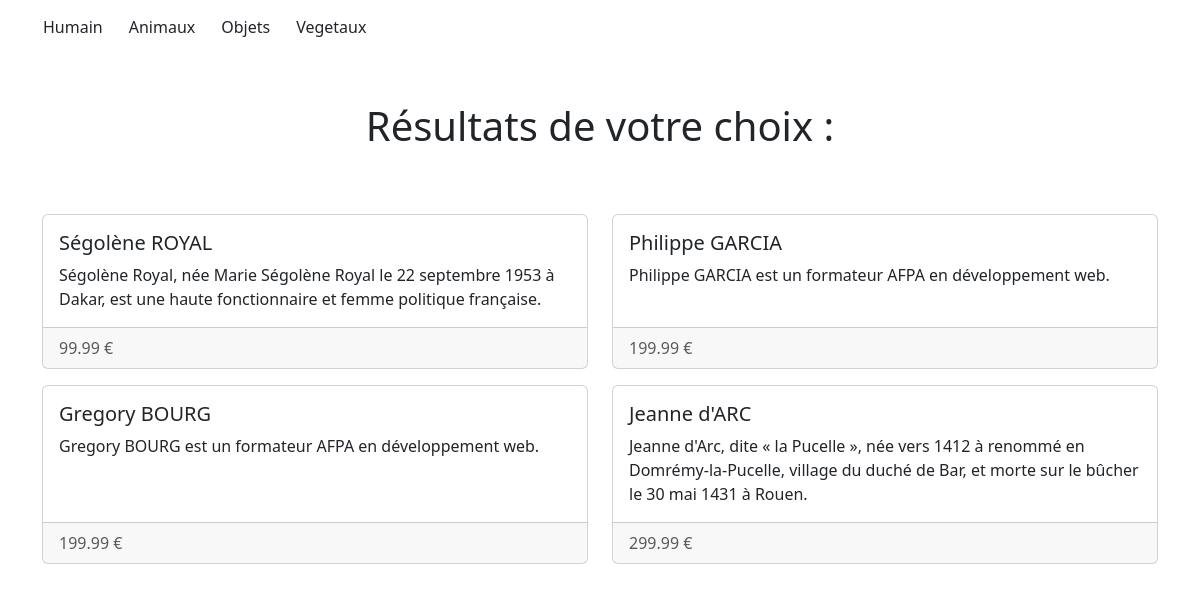
Screenshot of /produits.php?idcategorie=1 with the database file from the repository.
### tables this page shows
CREATE TABLE IF NOT EXISTS `categories` (
  `id` int NOT NULL AUTO_INCREMENT,
  `nom` varchar(255) NOT NULL,
  PRIMARY KEY (`id`)
);

CREATE TABLE IF NOT EXISTS `produits` (
  `id` int NOT NULL AUTO_INCREMENT,
  `nom` varchar(255) NOT NULL,
  `description` longtext NOT NULL,
  `quantite` int NOT NULL,
  `prix` decimal(10,2) NOT NULL,
  `id_sousCategorie` int NOT NULL,
  PRIMARY KEY (`id`)
);

### produits.php (the view, shortened to what this page needs)
<?php
include('pdo.php');
?>
<!DOCTYPE html>
<html lang="en">
<head>
    <link href="https://cdn.jsdelivr.net/npm/bootstrap@5.3.0/dist/css/bootstrap.min.css" rel="stylesheet">
    <link rel="stylesheet" href="style.css">
</head>
<body>
    <?php include('header.php'); ?>
    <h1 class="text-center my-5">Résultats de votre choix :</h1>
    <?php
        if(isset($_GET['idsouscateg'])){
            $stmt = $pdo->prepare('SELECT * FROM produits WHERE id_sousCategorie='.$_GET['idsouscateg']);
            $stmt->execute();
            $produits=$stmt->fetchAll();
        }else{
            $stmt = $pdo->prepare('SELECT p.* FROM produits p
            JOIN souscategories sc ON p.id_sousCategorie = sc.id
            JOIN categories c ON sc.id_categorie = c.id
            WHERE c.id = '.$_GET['idcategorie']);
            $stmt->execute();
            $produits=$stmt->fetchAll();
        }
    ?>
    <div class="container">
        <div class="row">
            <?php foreach($produits as $res){ ?>
                <div class="col-6 com-md-3 card-group gy-3">
                    <div class="card">
                        <div class="card-body">
                            <h5 class="card-title"><?= $res['nom'] ?></h5>
                            <p class="card-text"><?= $res['description'] ?></p>
                        </div>
                        <div class="card-footer text-body-secondary"> <?= $res['prix'] ?> € </div>
                    </div>
                </div>
            <?php } ?>
        </div>
    </div>
</body>
</html>

### header.php (shortened to what this page needs)
<?php
$stmt = $pdo->prepare('SELECT * FROM categories');
$stmt->execute();
$mesCategories=$stmt->fetchAll();
?>
<section class="container-fluid w-100">
    <div class="container navbar navbar-expand-lg">
        <div class="collapse navbar-collapse" id="navbarToggleExternalContent">
        <?php foreach($mesCategories as $resCateg){ ?>
            <div class="dropdown">
                <a href="produits.php?idcategorie=<?= $resCateg ['id'] ?>" class="btn" aria-expanded="false">
                    <?= ucfirst($resCateg['nom']); ?>
                </a>
            </div>
        <?php
            }
        ?>
        </div>
    </div>
</section>

### rows the page displays
categories: nom "Humain"
categories: nom "Animaux"
categories: nom "Objets"
categories: nom "Vegetaux"
produits: nom "Ségolène ROYAL", description "Ségolène Royal, née Marie Ségolène Royal le 22 septembre 1953 à Dakar, est une haute fonctionnaire et femme politique française.", prix "99.99"
produits: nom "Philippe GARCIA", description "Philippe GARCIA est un formateur AFPA en développement web.", prix "199.99"
produits: nom "Gregory BOURG", description "Gregory BOURG est un formateur AFPA en développement web.", prix "199.99"
produits: nom "Jeanne d'ARC", description "Jeanne d'Arc, dite « la Pucelle », née vers 1412 à renommé en Domrémy-la-Pucelle, village du duché de Bar, et morte sur le bûcher le 30 mai 1431 à Rouen.", prix "299.99"
